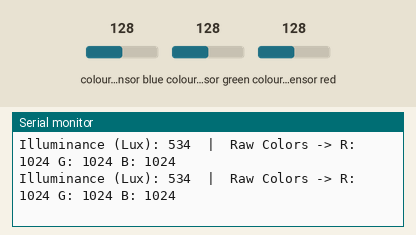
A sketch run on a simulated ESP32. On the bench: the last lines printed to the serial monitor. The inputs (shaded band) are chosen by the test bench; at power-on: colour sensor blue 128, colour sensor green 128, colour sensor red 128.

Above: at 1.4 s.
1.5 s: colour sensor blue set to 5
At 2.2 s:
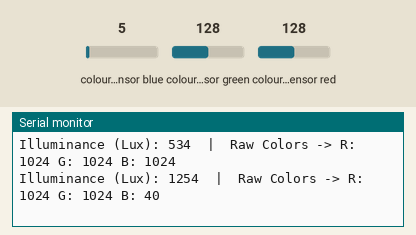
3.0 s: colour sensor green set to 5
At 3.8 s:
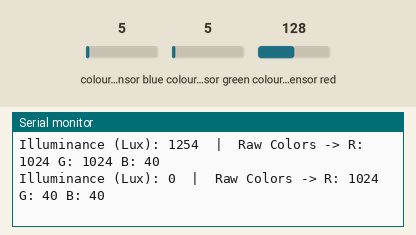
4.5 s: colour sensor red set to 5
At 4.9 s:
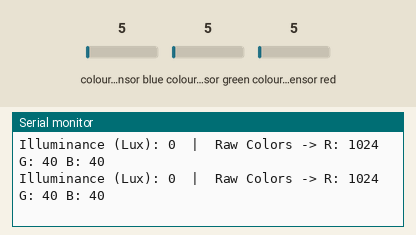
Timing chart, 0 to 7.5 s (numbered marks = the images above; inputs shaded):
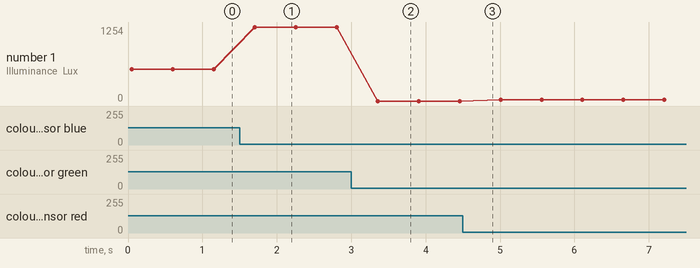

Measured:
- after the input at 1.5 s, the serial monitor: prints a new line after 0.20 s (image 1)
- after the input at 3.0 s, the serial monitor: prints a new line after 0.36 s (image 2)
- plotted number 1: 534 → 1254 after the input at 1.5 s, 1254 → 0 after the input at 3.0 s, 0 → 20 after the input at 4.5 s

The sketch:

light_test.ino
```cpp
#include <Wire.h>
#include <Adafruit_TCS34725.h>

// Initialize the color sensor with specific integration time and gain
Adafruit_TCS34725 tcs = Adafruit_TCS34725(TCS34725_INTEGRATIONTIME_50MS, TCS34725_GAIN_4X);

void setup() {
  // Start serial communication at 115200 baud rate for debugging output
  Serial.begin(115200);

  // Initialize the I2C bus with SDA = 21 and SCL = 22 for the Lolin32 (ESP32)
  Wire.begin(21, 22);

  Serial.println("\n--- TCS34725 Light Sensor Test ---");

  // Check if the sensor is connected and responding on the I2C bus (Address 0x29)
  if(!tcs.begin()) {
    Serial.println("Error: TCS34725 sensor not detected. Please check your wiring.");
    while(1); // Infinite loop to halt execution if the sensor is missing
  }

  Serial.println("Sensor successfully initialized.");
}

void loop() {
  // Variables to store red, green, blue, and clear (unfiltered) light values
  uint16_t r, g, b, c;

  // Read the raw sensor data
  tcs.getRawData(&r, &g, &b, &c);

  // Calculate the illuminance in Lux based on the RGB values
  uint16_t lux = tcs.calculateLux(r, g, b);

  // Print the results to the Serial Monitor
  Serial.print("Illuminance (Lux): ");
  Serial.print(lux);
  Serial.print("  |  Raw Colors -> R: "); Serial.print(r);
  Serial.print(" G: "); Serial.print(g);
  Serial.print(" B: "); Serial.println(b);

  // Wait for 500 milliseconds before taking the next reading
  delay(500);
}
```
